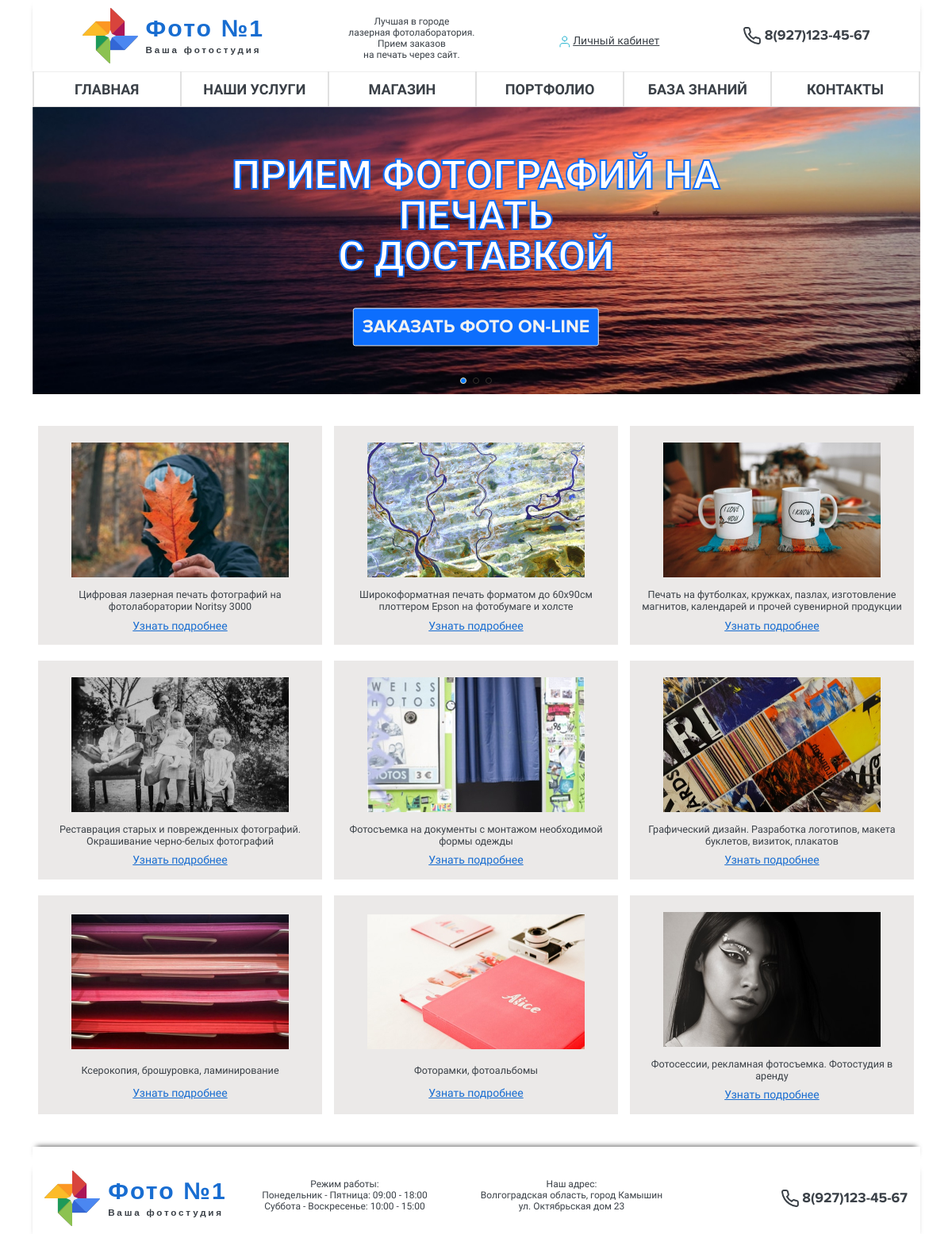
The page / on the database its author committed.
### main/models.py (models this page shows, shortened)
class MainCardModel(models.Model):
    image = models.ImageField(upload_to='site-images',
                              verbose_name='Изображение')
    description = models.TextField(max_length=150, verbose_name='Описание')
    post_link = models.URLField(max_length=200)
    class Meta:
        verbose_name = 'Карточка на главной странице'
        verbose_name_plural = 'Карточки на главной странице'

### main/views.py (the view)
# urls.py: path('', views.index, name='home'),
def index(request):
    card = MainCardModel.objects.all()
    context = {
        'card': card
    }
    return render(request, 'main/index.html', context)

### user/context_processor.py (called while the page is built)
def link_login(request):
    return {'login_link': MyAuthenticationForm()}

### main/templates/main/index.html (shortened to what this page needs)
{% extends 'layout/default.html' %}  {% block content %} {% load static %}
<main>
  <section class="slider">
    <div class="container text-center">
      <div class="swiper-container my-swiper" style="overflow: hidden">
        <div class="swiper-wrapper">
          <div class="swiper-slide">
            <img src="{% static '/img/sunset.jpg' %}" alt="" />
          </div>
        </div>
        <div class="swiper-pagination mobile_hidden"></div>
      </div>
      <div class="slider-text-block">
        <p class="slider-text mobile_hidden">
          ПРИЕМ ФОТОГРАФИЙ НА ПЕЧАТЬ <br />
          С ДОСТАВКОЙ
        </p>
        <a href="{% url 'order' %}" class="btn btn-primary"
          >ЗАКАЗАТЬ ФОТО ON-LINE</a
        >
      </div>
    </div>
  </section>
  <section class="main-card">
    <div class="container d-flex flex-wrap justify-content-between">
      {% for post in card %}
      <div
        class="card-wrapper mx-auto d-flex flex-column align-items-center justify-content-around"
      >
        <div class="card-image p-2 pt-4">
          <img src="{{ post.image.url }}" alt="" />
        </div>
        <p class="card-text p-2">{{ post.description }}</p>
        <a href="{{ post.post_link }}" class="card-link pb-3"
          >Узнать подробнее</a
        >
      </div>
      {% endfor %}
    </div>
  </section>
</main>
{% endblock content %}

### main/templates/layout/default.html (shortened to what this page needs)
<!DOCTYPE html>
<html lang="ru">
  <head>
    <link
      rel="stylesheet"
      href="https://cdn.jsdelivr.net/npm/@fancyapps/ui/dist/fancybox.css"
    />
    <link
      rel="stylesheet"
      href="https://unpkg.com/swiper/swiper-bundle.min.css"
    />
    <link
      rel="stylesheet"
      href="path/to/font-awesome/css/font-awesome.min.css"
    />
    <link
      href="https://cdn.jsdelivr.net/npm/bootstrap@5.0.1/dist/css/bootstrap.min.css"
      rel="stylesheet"
    />
    {% load static %}
    <link rel="stylesheet" href="{% static '/fonts/roboto/stylesheet.css' %}" />
    <link
      rel="stylesheet"
      href="{% static '/css/galereya-latest/jquery.galereya.css' %}"
    />
    <link rel="stylesheet" href="{% static '/css/style.css' %}" />
  </head>
  <body>
    <header>
      <div class="container">
        <div class="header-top d-flex justify-content-around">
          <a href="{% url 'home' %}">
            <div class="header-logo d-flex flex-row">
              <img
                src="{% static '/img/logos_google-photos.svg' %}"
                alt=""
                class="logo-image"
              />
              <div class="logo-title mobile_hidden m-auto">
                <h3>Фото №1</h3>
                <p>Ваша фотостудия</p>
              </div>
            </div>
          </a>
          <div class="header-text mobile_hidden">
            <p>
              Лучшая в городе <br />
              лазерная фотолаборатория. <br />
              Прием заказов <br />
              на печать через сайт.
            </p>
          </div>
          <div class="user-enter text-center">
            <img src="{% static '/img/user.svg' %}" alt="" />
            {% if user.is_anonymous %}
            <span class="user-link">Личный кабинет</span>
            {% else %}
            <span class="user-link">Личный кабинет</span>
            <p>Привет, {{ user.username }} !</p>
            {% endif %}
          </div>
          <div class="header-phone my-auto">
            <a href="tel:89271234567" class="mobile_hidden">
              <img src="{% static '/img/phone.svg' %}" alt="" />
              <span class="mobile_hidden">8(927)123-45-67</span></a
            >
          </div>
        </div>
      </div>
      <div class="container position-relative">
        <nav class="bg-white sidebar">
          <ul class="d-flex justify-content-around flex-lg-row flex-column">
            <li class="line"></li>
            <li class="link-item">
              <a href="{% url 'home' %}">ГЛАВНАЯ</a>
            </li>
            <li class="line"></li>
            <li class="link-item">
              <a href="{% url 'servises' %}">НАШИ УСЛУГИ</a>
            </li>
            <li class="line"></li>
            <li class="link-item">
              <a href="{% url 'shop:product' %}">МАГАЗИН</a>
            </li>
            <li class="line"></li>
            <li class="link-item">
              <a href="{% url 'portfolio' %}">ПОРТФОЛИО</a>
            </li>
            <li class="line"></li>
            <li class="link-item">
              <a href="">БАЗА ЗНАНИЙ</a>
            </li>
            <li class="line"></li>
            <li class="link-item">
              <a href="/pages/contact/">КОНТАКТЫ</a>
            </li>
            <li class="line"></li>
          </ul>
        </nav>
      </div>
    </header>
    {% block content %}{% endblock content %}
    <footer class="mt-4">
      <div class="container">
        <div class="footer-wrapper"></div>
        <div class="header-top d-flex justify-content-around">
          <a href="{% url 'home' %}">
            <div class="header-logo d-flex flex-row">
              <img
                src="{% static '/img/logos_google-photos.svg' %}"
                alt=""
                class="logo-image"
              />
              <div class="logo-title m-auto mobile_hidden">
                <h3>Фото №1</h3>
                <p>Ваша фотостудия</p>
              </div>
            </div>
          </a>
          <div class="header-text col-lg-3">
            <p>
              Режим работы: <br />
              Понедельник - Пятница: 09:00 - 18:00 <br />
              Суббота - Воскресенье: 10:00 - 15:00
            </p>
          </div>
          <div class="header-text col-3 mobile_hidden">
            <p>
              Наш адрес: <br />Волгоградская область, город Камышин <br />ул.
              Октябрьская дом 23
            </p>
          </div>
          <div class="header-phone col-lg-3 text-end my-auto">
            <a href="tel:89271234567">
              <img src="{% static '/img/phone.svg' %}" alt="" />
              <span class="mobile_hidden">8(927)123-45-67</span></a
            >
          </div>
        </div>
      </div>
    </footer>
  </body>
</html>

### main/static/css/style.css (style rules this page uses)
*, *::before, *::after { box-sizing: border-box; }
ul[class], ol[class] { padding: 0; }
main { min-height: 100vh; }
main, body, h1, h2, h3, h4, p, ul[class], ol[class], li, figure, figcaption, blockquote, dl, dd { margin: 0; }
html { height: 100%; font-size: 14px; }
body { height: 100%; scroll-behavior: smooth; text-rendering: optimizeSpeed; line-height: 1.5; background: #FFFFFF; display: flex; flex-direction: column; }
ul[class], ol[class] { list-style: none; }
a { text-decoration: none; }
img { max-width: 100%; }
header { flex: 0 0 auto; z-index: 1049; width: 100%; }
.header-top { padding: 10px; background: #FFFFFF; box-shadow: 0 5px 7px -5px rgba(0, 0, 0, 0.8); }
.header-top a { text-decoration: none; }
.header-top a .header-logo .logo-title { padding-left: 10px; }
.header-top a .header-logo .logo-title h3 { font-family: Arial; font-style: normal; font-weight: bold; font-size: calc(21px + 10 * ((100vw - 320px) / (1280 - 320))); align-items: center; letter-spacing: 0.07em; color: #186DD1; text-align: justify; }
.header-top a .header-logo p { font-family: Arial; font-style: normal; font-weight: bold; font-size: calc(8px + 4 * ((100vw - 320px) / (1280 - 320))); text-align: justify; letter-spacing: 0.24em; color: #3A4047; }
.header-top .header-text { font-family: Roboto; font-style: normal; font-weight: normal; font-size: 12px; line-height: 14px; text-align: center; padding-top: 10px; color: #3A4047; }
.header-top .user-enter { padding-top: 30px; }
.header-top .user-enter .user-link { font-family: Roboto; font-style: normal; font-weight: normal; font-size: 14px; line-height: 16px; text-align: justify; text-decoration-line: underline; cursor: pointer; color: #3A4047; }
.header-top .header-phone a { font-family: Proxima Nova; font-style: normal; font-weight: normal; font-size: calc(14px + 4 * ((100vw - 320px) / (1280 - 320))); line-height: 19px; text-align: right; color: #3A4047; }
main { flex: 1 0 auto; }
nav .line { border: 1px solid #E0E0E0; }
nav .link-item { display: inline-block; width: 100%; padding: 0.8em 0; text-align: center; border-top: #ededed 1px solid; transition: all 0.3s ease-in-out; }
nav .link-item a { display: block; font-family: Roboto; font-style: normal; font-weight: bold; font-size: 18px; line-height: 21px; color: #3A4047; }
.slider .container { position: relative; }
.slider .container .slider-text-block { position: absolute; top: 50%; z-index: 1; width: 66%; text-align: center; left: 50%; transform: translate3d(-50%, -50%, 0); display: flex; flex-direction: column; align-items: center; }
.slider .container .slider-text-block p { font-family: Roboto; font-style: normal; font-weight: bold; font-size: calc(36px + 16 * ((100vw - 320px) / (1280 - 320))); line-height: calc(36px + 16 * ((100vw - 320px) / (1280 - 320))); text-align: center; padding-bottom: 40px; color: #FFFFFF; -webkit-text-stroke: 2px #0D6EFD; }
.slider .container .slider-text-block a { border: 1px solid #EDEDED; border-radius: 3px; font-family: Proxima Nova; font-style: normal; font-size: calc(14px + 10 * ((100vw - 320px) / (1280 - 320))); color: #F1F1F1; }
.main-card { padding-top: 40px; }
.main-card .card-wrapper { width: 32%; background: rgba(62, 39, 35, 0.1); margin-bottom: 20px; }
.main-card .card-wrapper .card-text { font-family: Roboto; font-style: normal; font-weight: normal; font-size: 0.9em; line-height: 1.2em; text-align: center; color: #3A4047; }
.main-card .card-wrapper .card-link { font-family: Roboto; font-style: normal; font-weight: normal; font-size: 1em; line-height: 1.4em; text-align: justify; text-decoration-line: underline; color: #186DD1; }
footer { flex: 0 0 auto; }
.footer-wrapper { padding: 10px; background: #FFFFFF; box-shadow: 0 -5px 7px -5px rgba(0, 0, 0, 0.8); }
.swiper-slide img { min-width: 100%; }
.bg-white { border-bottom: 1px solid #E0E0E0; }

### rows shown on the page
MainCardModel: image (picture), description "Цифровая лазерная печать фотографий на фотолаборатории Noritsy 3000"
MainCardModel: image (picture), description "Широкоформатная печать форматом до 60х90см плоттером Epson на фотобумаге и холсте"
MainCardModel: image (picture), description "Печать на футболках, кружках, пазлах, изготовление магнитов, календарей и прочей сувенирной продукции"
MainCardModel: image (picture), description "Реставрация старых и поврежденных фотографий. Окрашивание черно-белых фотографий"
MainCardModel: image (picture), description "Фотосъемка на документы с монтажом необходимой формы одежды"
MainCardModel: image (picture), description "Графический дизайн. Разработка логотипов, макета буклетов, визиток, плакатов"
MainCardModel: image (picture), description "Ксерокопия, брошуровка, ламинирование"
MainCardModel: image (picture), description "Фоторамки, фотоальбомы"
MainCardModel: image (picture), description "Фотосессии, рекламная фотосъемка. Фотостудия в аренду"
